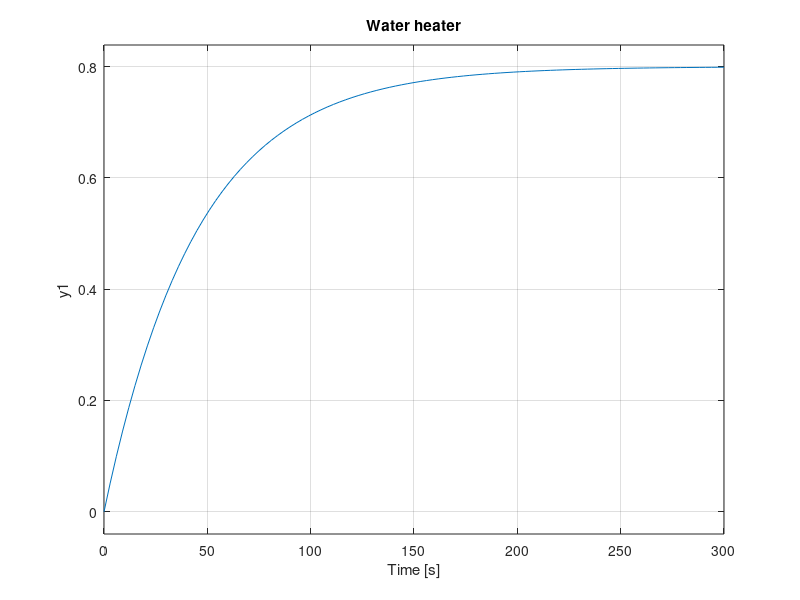

This chart was generated by the following MATLAB code: (Note: this script raises an error after producing the figure.)
clear; clc; close all; s=tf('s');
% Water heater first-order model
KT=0.8; tauT=45; Gt=KT/(tauT*s+1);
% DC motor parameters
J=0.01; b=0.1; K=0.01; R=1; L=0.5;
Gw=K/((J*s+b)*(L*s+R)+K^2);
Gtheta=Gw/s;
plants={Gt,Gw,Gtheta}; names={'Water heater','DC motor speed','DC motor position'};
for i=1:3
    figure(i); step(plants{i}); grid on; title(names{i}); disp(names{i}); disp(stepinfo(plants{i}));
end
